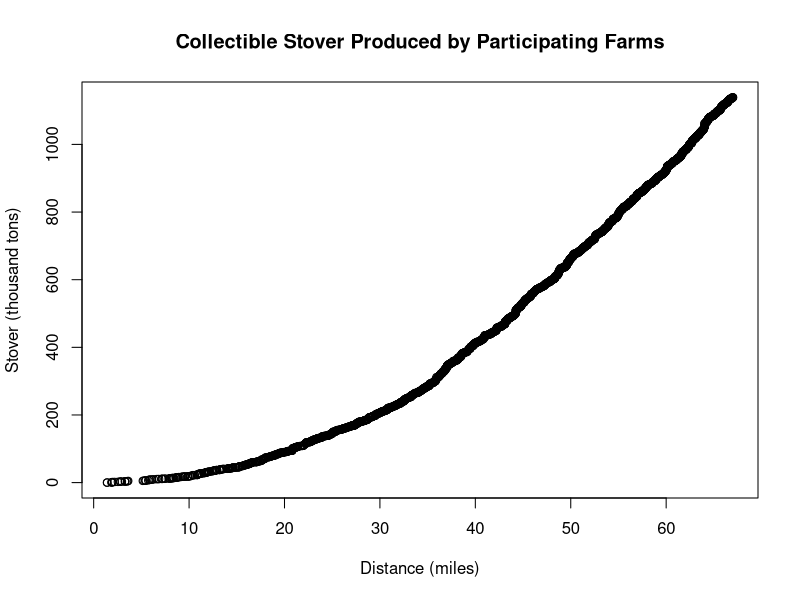
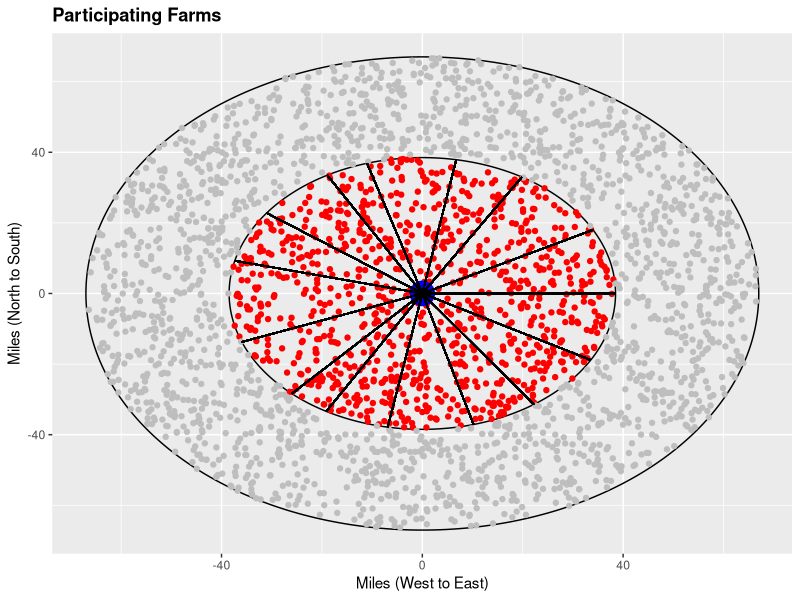
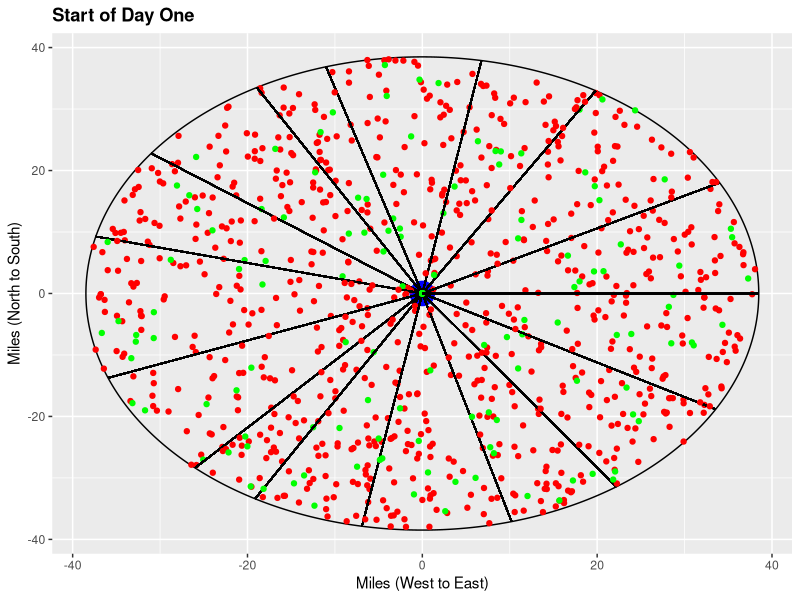
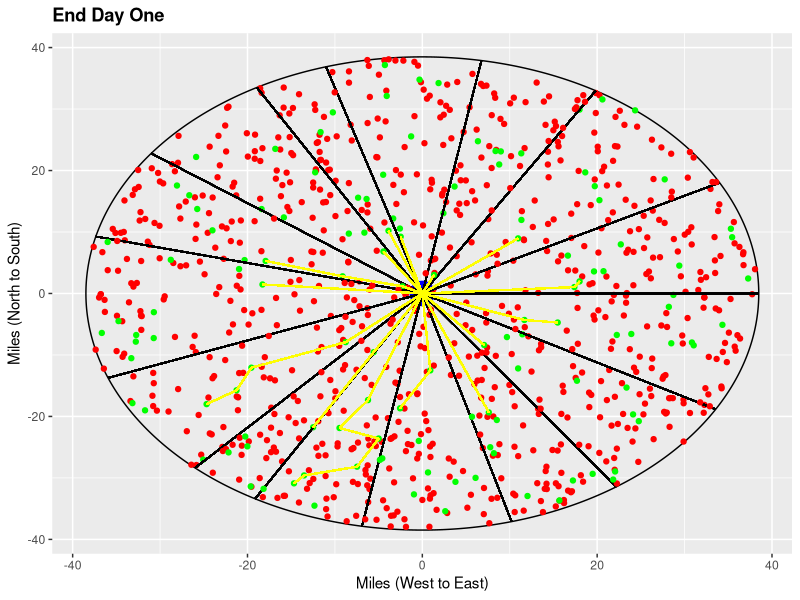

Recreate these plots in R, in order.
## ---- chunk 1
rm(list=ls())
## ---- chunk 2
#### Conversions ####
kgperton<-907.185

#### Assumptions ####

#Environment#
n=15872 #tuned to the number of operations in North Central Iowa in 2012    Source: NASS
A=17963 #tuned to area of North Central Iowa as defined by Tyndall          Source: NASS
theta=0.23 #parameter for Bernoulli distribution                            Source: NASS
tort<-1.2 #winding road factor                                              Source: Wright, placeholder
price.diesel<-3.50 #                                                        Source: assumption
int.rate<-0.05 #                                                            Source: assumption

#Grain Yield Distribution: Method of Moments estimation to Iowa county level grain yield, 2005-2013#
l<-44.5
u<-207
alpha<-5.44376463888528
beta<-2.09763202812522

#Stover Yield#
dgm<-21.5 #kg/bu                                                            Source: Wilcke and Wyatt (2002)
HI<-0.5 #ratio of grain mass to total plant mass                            Source: Gupta (1979), DuPont discussion

#Area Harvested Distribution: Minimization of squared differences in percentiles for interval censored data#
muA<-178.207456
sigmaA<-3.144599859

#Requirements for a farm to be considered by marketers#
stover.requirement<-0 #kg per acre required for consideration               Source: assumption

###Equipment###
##Windrow equipment##
labor.windrower<-14 #hourly wage for windrowing employees                   Source: Darr
# 57 PTO HP Tractor, 75 Engine HP: John Deere 5075E Cab Utility Tractor #
price.utility<-25 #                                                         Source: Darr
fuel.utility<-8 #gallons consumed per hour                                  Source: Darr

#20' windrower: E.g. Hiniker 5620 Windrower --side windrow #
price.windrower<-30000 #                                                    Source: Darr
life.windrower<-4 #                                                         Source: Darr
c1.windrower<-.7557 #depreciation constant                                  Source: ASAE Yearbook
c2.windrower<-.0672 #depreciation constant                                  Source: ASAE Yearbook
c3.windrower<-0 #depreciation constant                                      Source: ASAE Yearbook
rc1.windrower<-.180 #repair cost factor                                     Source: ASAE Yearbook
rc2.windrower<-1.6 #repair cost factor                                      Source: ASAE Yearbook
speed.windrower<-25 #                                                       Source: Owners manual
prod.windrower.tons<-13 #dry tons per hour                                  Source: Darr

##Baling equipment##
labor.baler<-18 #hourly wage for baling employees                           Source: Darr

# 200 PTO HP Tractor, 245 Engine Horsepower: John Deere 8245R Tractor #
price.tractor<-45 #per hour rental rate                                     Source: Darr
fuel.tractor<-12 #gallons consumed per hour                                 Source: Darr

# Hesston large square baler: MF2270XD 3'x4' #
price.baler<-120000
price.string<-1.38 #dollars per ton                                         Source: Darr
life.baler<-6 #                                                             Source: Darr
c1.baler<-0.8521 #depreciation constant                                     Source: ASAE Yearbook
c2.baler<-0.1014 #depreciation constant                                     Source: ASAE Yearbook
c3.baler<-0 #depreciation constant                                          Source: ASAE Yearbook
rc1.baler<-.1 #repair cost factor                                           Source: ASAE Yearbook
rc2.baler<-1.8 #repair cost factor                                          Source: ASAE Yearbook
speed.baler<-25 #highway travel speed                                       Source: placeholder
prod.baler.tons<-20 #dry tons per hour                                      Source: Darr

## Bale Collection Equipment ##
labor.collect<-18 #hourly wage for bale collection employees

# Tractor to pull bale collection wagon
price.wagontractor<-42 #per hour rental rate                                 Source: Darr
fuel.wagontractor<-10 #gallons consumed per hour                             Source: Darr

# Collection wagon
price.wagon<-80000 #initial cost                                            Source: Darr
life.wagon<-6 #expected life                                                Source: Darr
c1.wagon<-0 #depreciation constant                                          Source: placeholder
c2.wagon<-0 #depreciation constant                                          Source: placeholder
c3.wagon<-0 #depreciation constant                                          Source: placeholder
rc1.wagon<-0 #repair cost factor                                            Source: placeholder
rc2.wagon<-0 #repair cost factor                                            Source: placeholder
speed.wagon<-25 #highway travel speed                                       Source: placeholder
prod.wagon.tons<-25 #dry tons per hour                                      Source: Darr

#Harvesting process
feedstock.requirement<-375000*kgperton #                                    Source: placeholder
teams<-15 #select this                                                      Source: assumption
collection.efficiency<-0.3 #                                                Source: placeholder
start<-20 #select this (days after Aug 15)                                  Source: assumption

#### Functions ####

#Stover production per acre#                                                Source: Graham et al.
stover.acre=function(yield,dgm,HI){yield*dgm*HI/(1-HI)} 

#Percentage of grain harvest complete#                                      Source: Darr
harvest.percent=function(day){if(day>=65){1}else{1-exp(-0.00000598018*day^3.36817)}} 

#Salvage Value#                                                             Source: ASAE
salvage=function(price,c1,c2,c3,hours,n){
  price*(c1-c2*(n^0.5)-c3*(hours^0.5))^2
}

#Ownership costs (interest, depreciation, taxes, insurance, and housing)#   Source: ASAE
capital=function(price,salvage,interest,n){
  interest*(price-salvage*(1+interest)^-n)/(1-(1+interest)^(-n))+interest*price+0.01*(price+salvage)/2
}

#Repair costs                                                                Source: ASAE
repair=function(price,rc1,rc2,hours){
  rc1*price*(hours/1000)^rc2
}
## ---- chunk 3
prod.windrower.kg<-prod.windrower.tons*kgperton #kg per hour
prod.baler.kg<-prod.baler.tons*kgperton #kg per hour

r=sqrt(A)/2
## ---- chunk 4
# Randomly generating farms and their locations, distance, average grain yield and stover production
farms<-matrix(data=NA,nrow=n,9)
colnames(farms)<-c("ID","XCoord","YCoord","Distance","Participate","AvgYield","AvgStover","AcresHarvested","Stover")

for(i in 1:n){
  farms[i,"ID"]<-i
  farms[i,"XCoord"]<-runif(1,-r,r)
  farms[i,"YCoord"]<-runif(1,-r,r)
  farms[i,"Distance"]<-sqrt(farms[i,"XCoord"]^2+farms[i,"YCoord"]^2)
  farms[i,"Participate"]<-rbinom(1,1,theta)
  farms[i,"AvgYield"]<-l+(u-l)*rbeta(1,alpha,beta)
  farms[i,"AvgStover"]<-stover.acre(farms[i,"AvgYield"],dgm,HI)
  farms[i,"AcresHarvested"]<-rlnorm(1,meanlog=log(muA),sdlog=log(sigmaA))
  farms[i,"Stover"]<-farms[i,"AvgStover"]*farms[i,"AcresHarvested"]
}

farms<-as.data.frame(farms)

# Partitioning out only considered, participating farms
part.farms<-subset(farms,farms[,"Distance"]<r&farms[,"AvgStover"]>stover.requirement&farms[,"Participate"]==1)

# Partitioning out non-participating farms
nonpart.farms<-subset(farms,farms[,"Participate"]==0)

# Partitioning out non-considered farms
nonconsidered.farms<-subset(farms,farms[,"Distance"]>r|farms[,"AvgStover"]<stover.requirement)

#### Graphing the environment ####
require(ggplot2)

#Creating array for biorefinery location
refine.locations<-matrix(data=NA,nrow=1,3)
colnames(refine.locations)<-c("Site","XCoord","YCoord")
refine.locations<-as.data.frame(refine.locations)
refine.locations[1,"Site"]<-"Central Facility"
refine.locations[1,"XCoord"]<-0
refine.locations[1,"YCoord"]<-0

#Drawing the circle
circleFun <- function(center = c(0,0),diameter = 1, npoints = 10000){
    rr = diameter / 2
    tt <- seq(0,2*pi,length.out = npoints)
    xx <- center[1] + rr * cos(tt)
    yy <- center[2] + rr * sin(tt)
    return(data.frame(x = xx, y = yy))
}

circle <- circleFun(c(0,0),2*r,npoints = n)

#geom_path will do open circles, geom_polygon will do filled circles
plot.environment=ggplot(circle,aes(x,y)) + geom_path() + geom_point(data=nonpart.farms,x=nonpart.farms$XCoord,y=nonpart.farms$YCoord) + geom_point(data=part.farms,x=part.farms$XCoord,y=part.farms$YCoord,col="red")+ geom_point(data=nonconsidered.farms,x=nonconsidered.farms$XCoord,y=nonconsidered.farms$YCoord,col="gray")+ geom_point(data=refine.locations,x=refine.locations$XCoord,y=refine.locations$YCoord,col="blue",size=8)+ ggtitle("Farm Locations") + theme(plot.title = element_text(lineheight=.8, face="bold"))+xlab("Miles (West to East)")+ylab("Miles (North to South)")
#print(plot.environment)
## ---- chunk 5
#Ordering by distance from plant
part.farms<-part.farms[with(part.farms, order(Distance)),]

#Calculating Collectible stover per farm
part.farms$CollectibleStover<-part.farms$Stover*collection.efficiency

#Calculating cumulative collectible stover as a function of distance
part.farms$CumulativeStover<-part.farms[1,"CollectibleStover"]
for(i in 2:nrow(part.farms)){
  part.farms[i,"CumulativeStover"]<-part.farms[i,"CollectibleStover"]+part.farms[i-1,"CumulativeStover"]}
  
#### Stover as a function of distance ####
plot(part.farms$Distance,part.farms$CumulativeStover/(kgperton*1000),xlab="Distance (miles)",ylab="Stover (thousand tons)",main="Collectible Stover Produced by Participating Farms")
## ---- chunk 6
#Calculating hours of work for windrower on each farm
part.farms$WindrowTime<-part.farms$CollectibleStover/prod.windrower.kg

#Trimming down participating farms to only those needed to satisfy feedstock requirement
not.needed.farms<-subset(part.farms,part.farms[,"CumulativeStover"]>feedstock.requirement)
part.farms<-subset(part.farms,part.farms[,"CumulativeStover"]<=feedstock.requirement)

#Calculating furthest distance travelled
r.star<-max(part.farms$Distance)

#Calculating average windrow work time per team
Windrow.cutoff<-sum(part.farms$WindrowTime)/teams

#### Division of farms into teams ####

# Creating a measure of the radius from the plant
part.farms$Theta<-atan2(part.farms$YCoord,part.farms$XCoord)*180/pi
for(i in 1:nrow(part.farms)){  if(part.farms[i,"Theta"]<0){part.farms[i,"Theta"]<-part.farms[i,"Theta"]+360}}

# Calculating cumulative windrow time as a function of theta
part.farms<-part.farms[with(part.farms, order(Theta, Distance)), ]
part.farms$CumulativeWindrowTime<-part.farms[1,"WindrowTime"]
for(i in 2:nrow(part.farms)){
  part.farms[i,"CumulativeWindrowTime"]<-part.farms[i,"WindrowTime"]+part.farms[i-1,"CumulativeWindrowTime"]}

# Assigning farms to teams
part.farms$Team<-0
for(j in 1:(teams-1)){
  for(i in 1:nrow(part.farms)){
    if(part.farms[i,"Team"]==0){if(part.farms[i,"CumulativeWindrowTime"]<Windrow.cutoff*j){part.farms[i,"Team"]<-j}}}}
for(i in 1:nrow(part.farms)){if(part.farms[i,"Team"]==0){part.farms[i,"Team"]<-teams}}

# Calculating the cutoff points for each team
cutoff<-list()
for(i in 1:(teams-1)){cutoff[i]<-max(with(subset(part.farms,Team==i),Theta))}
cutoff[[teams]]<-360

#### Division of farms into teams ####
farm.assignments<-replicate(teams,data.frame())
for(i in 1:teams){farm.assignments[[i]]<-subset(part.farms,Team==i)}

#Harvestable farms only graphic
circle2 <- circleFun(c(0,0),2*r.star,npoints = n)

plot.part.farms= ggplot(rbind(circle,circle2),aes(x,y))+ geom_path(data=circle) +geom_path(data=circle2) + geom_point(data=part.farms,x=part.farms[,"XCoord"],y=part.farms[,"YCoord"],col="red") + geom_point(data=not.needed.farms,x=not.needed.farms[,"XCoord"],y=not.needed.farms[,"YCoord"],col="gray") + geom_point(data=refine.locations,x=refine.locations[,"XCoord"],y=refine.locations[,"YCoord"],col="blue",size=8)+ ggtitle("Participating Farms") + theme(plot.title = element_text(lineheight=.8, face="bold"))+xlab("Miles (West to East)")+ylab("Miles (North to South)")
for(i in 1:(teams)){
plot.part.farms=plot.part.farms + geom_segment(x=0,y=0,xend=r.star*cos(cutoff[[i]]*pi/180),yend=r.star*sin(cutoff[[i]]*pi/180))}
print(plot.part.farms)
## ---- chunk 7
#Creating column in each data frame for indicator function of whether a farm is ready or not
for(i in 1:teams){farm.assignments[[i]]$Ready<-0}

#Renumbering farms within a harvesting team
for(i in 1:teams){
  for(j in 1:nrow(farm.assignments[[i]])){
   farm.assignments[[i]][j,1]<-j 
  }
}

# Setting up data frame to track progress
team.stats<-replicate(teams,data.frame())
for(i in 1:teams){
  team.stats[[i]]<-subset(farm.assignments[[i]],select=c("ID","XCoord","YCoord","Distance","AcresHarvested","CollectibleStover","WindrowTime","Theta","Ready"))
  team.stats[[i]]<-rbind(team.stats[[i]],c(0,0,0,0,0,0,0,0,1),c(max(farm.assignments[[i]][,1])+1,0,0,0,0,0,0,0,1))
  team.stats[[i]]<-team.stats[[i]][with(team.stats[[i]],order(ID)),]
  team.stats[[i]]$RemainingTime<-team.stats[[i]]$WindrowTime
  team.stats[[i]]$Order<-max(team.stats[[i]][,"ID"])-1
  team.stats[[i]][max(team.stats[[i]][,"ID"])+1,"Order"]<-max(team.stats[[i]][,"ID"])
  team.stats[[i]][1,"Order"]<-0
  team.stats[[i]]$WindrowTravelTime<-0
  team.stats[[i]]$BaleTime<-team.stats[[i]]$CollectibleStover/prod.baler.kg
}

# Setting up data frame to track windrow costs
require(plyr)
cost.windrow<-replicate(teams,data.frame)
for(i in 1:teams){
  cost.windrow[[i]]<-as.data.frame(matrix(data=0,ncol=10,nrow=1))
  names(cost.windrow[[i]])[1]<-"TotalHours"
  names(cost.windrow[[i]])[2]<-"WindrowHours"
  names(cost.windrow[[i]])[3]<-"UtilityRental"
  names(cost.windrow[[i]])[4]<-"WindrowCapitalRecovery"
  names(cost.windrow[[i]])[5]<-"WindrowRepair"
  names(cost.windrow[[i]])[6]<-"Fuel"
  names(cost.windrow[[i]])[7]<-"Lube"
  names(cost.windrow[[i]])[8]<-"Labor"
  names(cost.windrow[[i]])[9]<-"Overhead"
  names(cost.windrow[[i]])[10]<-"TotalCosts"
}

# Setting up data frame to track baler costs
cost.baler<-replicate(teams,data.frame)
for(i in 1:teams){
  cost.baler[[i]]<-as.data.frame(matrix(data=0,ncol=11,nrow=1))
  names(cost.baler[[i]])[1]<-"TotalHours"
  names(cost.baler[[i]])[2]<-"BalerHours"
  names(cost.baler[[i]])[3]<-"TractorRental"
  names(cost.baler[[i]])[4]<-"BalerCapitalRecovery"
  names(cost.baler[[i]])[5]<-"BalerRepair"
  names(cost.baler[[i]])[6]<-"Fuel"
  names(cost.baler[[i]])[7]<-"Lube"
  names(cost.baler[[i]])[8]<-"Labor"
  names(cost.baler[[i]])[9]<-"String"
  names(cost.baler[[i]])[10]<-"Overhead"
  names(cost.baler[[i]])[11]<-"TotalCosts"
}

# Identifying farms ready on first day of harvest
day<-list()
ready<-list()
for(i in 1:teams){
  day[[i]]<-start
  ready[[i]]<-sample(subset(team.stats[[i]],Ready==0)[,"ID"],round((harvest.percent(day[[i]]))*(nrow(team.stats[[i]])-2)))}

for(i in 1:teams){
  for(j in 1:nrow(team.stats[[i]])){
  if(team.stats[[i]][j,"ID"] %in% ready[[i]]){team.stats[[i]][j,"Ready"]<-1}
  }
}

# Ordering by order,readiness,distance
for(i in 1:teams){
team.stats[[i]]<-team.stats[[i]][with(team.stats[[i]],order(Order,-Ready,Distance)),]
}

# Initializing the time and position trackers and row counter
time<-list()
time.remaining.windrow<-list()
time.idle.windrow<-list()
row<-list()
XPosition<-list()
YPosition<-list()
for(i in 1:teams){
  time[[i]]<-24
  row[[i]]<-2
  time.remaining.windrow[[i]]<-sum(team.stats[[i]][,"RemainingTime"])
  time.idle.windrow[[i]]<-0
  team.stats[[i]][row[[i]],"Order"]<-row[[i]]-1
  XPosition[[i]]<-0
  YPosition[[i]]<-0
}

plot.start.day1=ggplot(circle2,aes(x,y))+ geom_path() + geom_point(data=refine.locations,x=refine.locations[,"XCoord"],y=refine.locations[,"YCoord"],col="blue",size=8)+ ggtitle("Start of Day One") + theme(plot.title = element_text(lineheight=.8, face="bold"))+xlab("Miles (West to East)")+ylab("Miles (North to South)")
for(i in 1:(teams)){
plot.start.day1=plot.start.day1 + geom_point(data=subset(team.stats[[i]],Ready==0),x=subset(team.stats[[i]],Ready==0)[,"XCoord"],y=subset(team.stats[[i]],Ready==0)[,"YCoord"],col="red") + geom_point(data=subset(team.stats[[i]],Ready==1),x=subset(team.stats[[i]],Ready==1)[,"XCoord"],y=subset(team.stats[[i]],Ready==1)[,"YCoord"],col="green")  + geom_segment(x=0,y=0,xend=r.star*cos(cutoff[[i]]*pi/180),yend=r.star*sin(cutoff[[i]]*pi/180))}
print(plot.start.day1)
## ---- chunk 8
# Work day algorithm
for(i in 1:teams){
  while(time[[i]]!=0 & row[[i]]<=nrow(team.stats[[i]])){
    if(team.stats[[i]][row[[i]],"Distance"]*tort/speed.windrower<time[[i]]){
      team.stats[[i]][row[[i]],"WindrowTravelTime"]<-team.stats[[i]][row[[i]],"WindrowTravelTime"]+team.stats[[i]][row[[i]],"Distance"]*tort/speed.windrower
      cost.windrow[[i]][1,"TotalHours"]<-cost.windrow[[i]][1,"TotalHours"]+team.stats[[i]][row[[i]],"Distance"]*tort/speed.windrower
      time[[i]]<-time[[i]]-team.stats[[i]][row[[i]],"Distance"]*tort/speed.windrower
      XPosition[[i]]<-team.stats[[i]][row[[i]],"XCoord"]
      YPosition[[i]]<-team.stats[[i]][row[[i]],"YCoord"]
    }
    else{
      team.stats[[i]][row[[i]],"WindrowTravelTime"]<-team.stats[[i]][row[[i]],"WindrowTravelTime"]+time[[i]]
      XPosition[[i]]<-(time[[i]]*speed.windrower/tort)*cos(team.stats[[i]][row[[i]],"Theta"]*pi/180)+XPosition[[i]]
      YPosition[[i]]<-(time[[i]]*speed.windrower/tort)*sin(team.stats[[i]][row[[i]],"Theta"]*pi/180)+YPosition[[i]]
      cost.windrow[[i]][1,"TotalHours"]<-cost.windrow[[i]][1,"TotalHours"]+time[[i]]
      time[[i]]<-0
    }
    
    if(team.stats[[i]][row[[i]],"RemainingTime"]>=time[[i]]){
      team.stats[[i]][row[[i]],"RemainingTime"]<-team.stats[[i]][row[[i]],"RemainingTime"]-time[[i]]
      time.remaining.windrow[[i]]<-time.remaining.windrow[[i]]-time[[i]]
      cost.windrow[[i]][1,"TotalHours"]<-cost.windrow[[i]][1,"TotalHours"]+time[[i]]
      cost.windrow[[i]][1,"WindrowHours"]<-cost.windrow[[i]][1,"WindrowHours"]+time[[i]]
      time[[i]]<-0
    }
    else{
      time[[i]]<-time[[i]]-team.stats[[i]][row[[i]],"RemainingTime"]
      cost.windrow[[i]][1,"TotalHours"]<-cost.windrow[[i]][1,"TotalHours"]+team.stats[[i]][row[[i]],"RemainingTime"]
      cost.windrow[[i]][1,"WindrowHours"]<-cost.windrow[[i]][1,"WindrowHours"]+team.stats[[i]][row[[i]],"RemainingTime"]
      time.remaining.windrow[[i]]<-time.remaining.windrow[[i]]-team.stats[[i]][row[[i]],"RemainingTime"]
      team.stats[[i]][row[[i]],"RemainingTime"]<-0 
      
      #environment is reassessed to determine closest farm   
      for(j in (row[[i]]+1):nrow(team.stats[[i]])){
      team.stats[[i]][j,"Distance"]<-sqrt((team.stats[[i]][j,"XCoord"]-XPosition[[i]])^2+(team.stats[[i]][j,"YCoord"]-YPosition[[i]])^2)
      team.stats[[i]][j,"Theta"]<-atan((team.stats[[i]][j,"YCoord"]-YPosition[[i]])/(team.stats[[i]][j,"XCoord"]-XPosition[[i]]))*180/pi
            if(team.stats[[i]][j,"Theta"]<0){team.stats[[i]][j,"Theta"]<-team.stats[[i]][j,"Theta"]+360}
       }
         team.stats[[i]]<-team.stats[[i]][with(team.stats[[i]],order(Order,-Ready,Distance)),]
         row[[i]]<-row[[i]]+1
         if(team.stats[[i]][row[[i]],"Ready"]==1){
           team.stats[[i]][row[[i]],"Order"]<-row[[i]]-1}
         else{
           time.idle.windrow[[i]]<-time.idle.windrow[[i]]+time[[i]]
           time[[i]]<-0}
    }
  }
}

plot.end.day1<-ggplot(circle2,aes(x,y)) + geom_path() + geom_point(data=refine.locations,x=refine.locations$XCoord,y=refine.locations$YCoord,col="blue",size=8)+ ggtitle("End Day One") + theme(plot.title = element_text(lineheight=.8,face="bold"))+xlab("Miles (West to East)")+ylab("Miles (North to South)")

for(i in 1:(teams)){
plot.end.day1<-plot.end.day1 + geom_point(data=subset(team.stats[[i]],Ready==0),x=subset(team.stats[[i]],Ready==0)[,"XCoord"],y=subset(team.stats[[i]],Ready==0)[,"YCoord"],col="red") + geom_point(data=subset(team.stats[[i]],Ready==1),x=subset(team.stats[[i]],Ready==1)[,"XCoord"],y=subset(team.stats[[i]],Ready==1)[,"YCoord"],col="green") + geom_segment(x=0,y=0,xend=r.star*cos(cutoff[[i]]*pi/180),yend=r.star*sin(cutoff[[i]]*pi/180)) 
}

for(i in 1:teams){
j<-2
while(team.stats[[i]][j,"WindrowTravelTime"]>0){
plot.end.day1<-plot.end.day1 + geom_segment(x=team.stats[[i]][j-1,"XCoord"],y=team.stats[[i]][j-1,"YCoord"],xend=team.stats[[i]][j,"XCoord"],yend=team.stats[[i]][j,"YCoord"],col="yellow")
j<-j+1
}
}

print(plot.end.day1)
## ---- chunk 9
#plot.end<-ggplot(circle2,aes(x,y)) + geom_path() + geom_point(data=refine.locations,x=refine.locations$XCoord,y=refine.locations$YCoord,col="blue",size=8)+ ggtitle("Windrower Sequence") + theme(plot.title = element_text(lineheight=.8,face="bold"))+xlab("Miles (West to East)")+ylab("Miles (North to South)")

#for(i in 1:(teams)){
#plot.end<-plot.end + geom_point(data=team.stats[[i]],x=team.stats[[i]][,"XCoord"],y=team.stats[[i]][,"YCoord"],col="green") + geom_segment(x=0,y=0,xend=r.star*cos(cutoff[[i]]*pi/180),yend=r.star*sin(cutoff[[i]]*pi/180)) 
#}

for(i in 1:teams){
  while(time.remaining.windrow[[i]]>0){

  # Determining newly ready farms and resetting time
    day[[i]]<-day[[i]]+1
    if(day[[i]]<65){
      if(nrow(subset(team.stats[[1]],Ready==0))>0){
        ready[[i]]<-sample(subset(team.stats[[i]],Ready==0)[,"ID"],round((harvest.percent(day[[i]])-harvest.percent(day[[i]]-1))*nrow(team.stats[[i]])))
        for(j in 1:nrow(team.stats[[i]])){
          if(team.stats[[i]][j,"ID"] %in% ready[[i]]){team.stats[[i]][j,"Ready"]<-1}
        }
      }
    }else{for(j in 1:nrow(team.stats[[i]])){
      if(team.stats[[i]][j,"Ready"]==0){team.stats[[i]][j,"Ready"]<-1}}
    }
    time[[i]]<-24

  # Recalculating distance and angle from current location
    for(j in row[[i]]:nrow(team.stats[[i]])){
      team.stats[[i]][j,"Distance"]<-sqrt((team.stats[[i]][j,"XCoord"]-XPosition[[i]])^2
        +(team.stats[[i]][j,"YCoord"]-YPosition[[i]])^2)
      team.stats[[i]][j,"Theta"]<-if(team.stats[[i]][j,"XCoord"]==XPosition[[i]]
        &team.stats[[i]][j,"YCoord"]==YPosition[[i]]){team.stats[[i]][j,"Theta"]<-0}
        else{atan((team.stats[[i]][j,"YCoord"]-YPosition[[i]])/(team.stats[[i]][j,"XCoord"]
        -XPosition[[i]]))*180/pi}
      if(team.stats[[i]][j,"Theta"]<0){team.stats[[i]][j,"Theta"]<-team.stats[[i]][j,"Theta"]+360}
    }

  # Reordering
    team.stats[[i]]<-team.stats[[i]][with(team.stats[[i]],order(Order,-Ready,Distance)),]
  
  # Work day algorithm
    while(time[[i]]!=0 & row[[i]]<nrow(team.stats[[i]])){
      if(team.stats[[i]][row[[i]],"Distance"]*tort/speed.windrower<time[[i]]){
        team.stats[[i]][row[[i]],"WindrowTravelTime"]<-team.stats[[i]][row[[i]],"WindrowTravelTime"]+team.stats[[i]][row[[i]],"Distance"]*tort/speed.windrower
        time[[i]]<-time[[i]]-team.stats[[i]][row[[i]],"Distance"]*tort/speed.windrower
        cost.windrow[[i]][1,"TotalHours"]<-cost.windrow[[i]][1,"TotalHours"]+team.stats[[i]][row[[i]],"Distance"]*tort/speed.windrower
        XPosition[[i]]<-team.stats[[i]][row[[i]],"XCoord"]
        YPosition[[i]]<-team.stats[[i]][row[[i]],"YCoord"]
        #plot.end<-plot.end + geom_segment(x=team.stats[[i]][(row[[i]]-1),"XCoord"],y=team.stats[[i]][(row[[i]]-1),"YCoord"],xend=team.stats[[i]][row[[i]],"XCoord"],yend=team.stats[[i]][row[[i]],"YCoord"],col="yellow")
      }
      else{
        team.stats[[i]][row[[i]],"WindrowTravelTime"]<-team.stats[[i]][row[[i]],"WindrowTravelTime"]+time[[i]]
        XPosition[[i]]<-(time[[i]]*speed.windrower/tort)*cos(team.stats[[i]][row[[i]],"Theta"]*pi/180)+XPosition[[i]]
        YPosition[[i]]<-(time[[i]]*speed.windrower/tort)*sin(team.stats[[i]][row[[i]],"Theta"]*pi/180)+YPosition[[i]]
        cost.windrow[[i]][1,"TotalHours"]<-cost.windrow[[i]][1,"TotalHours"]+time[[i]]
        time[[i]]<-0
        #plot.end<-plot.end + geom_segment(x=team.stats[[i]][(row[[i]]-1),"XCoord"],y=team.stats[[i]][(row[[i]]-1),"YCoord"],xend=XPosition[[i]],yend=YPosition[[i]],col="yellow")
      }
    
      if(team.stats[[i]][row[[i]],"RemainingTime"]>=time[[i]]){
        team.stats[[i]][row[[i]],"RemainingTime"]<-team.stats[[i]][row[[i]],"RemainingTime"]-time[[i]]
        time.remaining.windrow[[i]]<-time.remaining.windrow[[i]]-time[[i]]
        cost.windrow[[i]][1,"TotalHours"]<-cost.windrow[[i]][1,"TotalHours"]+time[[i]]
        cost.windrow[[i]][1,"WindrowHours"]<-cost.windrow[[i]][1,"WindrowHours"]+time[[i]]
        time[[i]]<-0
      }
      else{
        time[[i]]<-time[[i]]-team.stats[[i]][row[[i]],"RemainingTime"]
        cost.windrow[[i]][1,"TotalHours"]<-cost.windrow[[i]][1,"TotalHours"]+team.stats[[i]][row[[i]],"RemainingTime"]
        cost.windrow[[i]][1,"WindrowHours"]<-cost.windrow[[i]][1,"WindrowHours"]+team.stats[[i]][row[[i]],"RemainingTime"]
        time.remaining.windrow[[i]]<-time.remaining.windrow[[i]]-team.stats[[i]][row[[i]],"RemainingTime"]
        team.stats[[i]][row[[i]],"RemainingTime"]<-0 
      
        if((row[[i]]+1)<nrow(team.stats[[i]])){
          row[[i]]<-row[[i]]+1
          #environment is reassessed to determine closest farm   
          for(j in (row[[i]]+1):nrow(team.stats[[i]])){
            team.stats[[i]][j,"Distance"]<-sqrt((team.stats[[i]][j,"XCoord"]-XPosition[[i]])^2+(team.stats[[i]][j,"YCoord"]-YPosition[[i]])^2)
            team.stats[[i]][j,"Theta"]<-atan((team.stats[[i]][j,"YCoord"]-YPosition[[i]])/(team.stats[[i]][j,"XCoord"]-XPosition[[i]]))*180/pi
            if(team.stats[[i]][j,"Theta"]<0){team.stats[[i]][j,"Theta"]<-team.stats[[i]][j,"Theta"]+360}
          }
          team.stats[[i]]<-team.stats[[i]][with(team.stats[[i]],order(Order,-Ready,Distance)),]
        
          if(team.stats[[i]][row[[i]],"Ready"]==1){team.stats[[i]][row[[i]],"Order"]<-row[[i]]-1}
            else{
              time.idle.windrow[[i]]<-time.idle.windrow[[i]]+time[[i]]
              time[[i]]<-0}
        }else{time[[i]]<-0
          time.remaining.windrow[[i]]<-0
          team.stats[[i]][row[[i]]+1,"WindrowTravelTime"]<-sqrt(team.stats[[i]][row[[i]],"XCoord"]^2+team.stats[[i]][row[[i]],"YCoord"]^2)*tort/speed.windrower}
          #plot.end<-plot.end + geom_segment(x=team.stats[[i]][row[[i]],"XCoord"],y=team.stats[[i]][row[[i]],"YCoord"],xend=team.stats[[i]][(row[[i]]+1),"XCoord"],yend=team.stats[[i]][(row[[i]]+1),"YCoord"],col="yellow")
      }
    }
  }
}

distance.travelled<-list()
for(i in 1:teams){
  distance.travelled[[i]]<-sum(team.stats[[i]][,"WindrowTravelTime"])*speed.windrower
}

#Cost Updates
for(i in 1:teams){
  cost.windrow[[i]][1,"UtilityRental"]<-cost.windrow[[i]][1,"TotalHours"]*price.utility
  cost.windrow[[i]][1,"WindrowCapitalRecovery"]<-capital(price.windrower,salvage(price.windrower,c1.windrower,c2.windrower,c3.windrower,cost.windrow[[i]][1,"WindrowHours"],life.windrower),int.rate,life.windrower)
  cost.windrow[[i]][1,"WindrowRepair"]<-repair(price.windrower,rc1.windrower,rc2.windrower,cost.windrow[[i]][1,"WindrowHours"])
  cost.windrow[[i]][1,"Fuel"]<-fuel.utility*price.diesel*cost.windrow[[i]][1,"TotalHours"]
  cost.windrow[[i]][1,"Lube"]<-cost.windrow[[i]][1,"Fuel"]*0.15
  cost.windrow[[i]][1,"Labor"]<-cost.windrow[[i]][1,"TotalHours"]*labor.windrower
  cost.windrow[[i]][1,"Overhead"]<-(cost.windrow[[i]][1,"UtilityRental"]+cost.windrow[[i]][1,"WindrowCapitalRecovery"]+cost.windrow[[i]][1,"WindrowRepair"]+cost.windrow[[i]][1,"Fuel"]+cost.windrow[[i]][1,"Lube"]+cost.windrow[[i]][1,"Labor"])*0.2
  cost.windrow[[i]][1,"TotalCosts"]<-cost.windrow[[i]][1,"UtilityRental"]+cost.windrow[[i]][1,"WindrowCapitalRecovery"]+cost.windrow[[i]][1,"WindrowRepair"]+cost.windrow[[i]][1,"Fuel"]+cost.windrow[[i]][1,"Lube"]+cost.windrow[[i]][1,"Labor"]+cost.windrow[[i]][1,"Overhead"]
  cost.baler[[i]][1,"BalerHours"]<-sum(team.stats[[i]][,"BaleTime"])
  cost.baler[[i]][1,"TotalHours"]<-cost.baler[[i]][1,"BalerHours"]+distance.travelled[[i]]/speed.baler
  cost.baler[[i]][1,"TractorRental"]<-cost.baler[[i]][1,"TotalHours"]*price.tractor
  cost.baler[[i]][1,"Fuel"]<-cost.baler[[i]][1,"TotalHours"]*price.diesel*fuel.tractor
  cost.baler[[i]][1,"Lube"]<-cost.baler[[i]][1,"Fuel"]*0.15
  cost.baler[[i]][1,"Labor"]<-cost.baler[[i]][1,"TotalHours"]*labor.baler
  cost.baler[[i]][1,"BalerCapitalRecovery"]<-capital(price.baler,salvage(price.baler,c1.baler,c2.baler,c3.baler,cost.baler[[i]][1,"BalerHours"],life.baler),int.rate,life.baler)
  cost.baler[[i]][1,"BalerRepair"]<-repair(price.baler,rc1.baler,rc2.baler,cost.baler[[i]][1,"BalerHours"])
  cost.baler[[i]][1,"String"]<-sum(team.stats[[1]][,"CollectibleStover"])*price.string/kgperton
  cost.baler[[i]][1,"Overhead"]<-(cost.baler[[i]][1,"TractorRental"]+cost.baler[[i]][1,"BalerCapitalRecovery"]+cost.baler[[i]][1,"BalerRepair"]+cost.baler[[i]][1,"Fuel"]+cost.baler[[i]][1,"Lube"]+cost.baler[[i]][1,"Labor"]+cost.baler[[i]][1,"String"])*0.2
  cost.baler[[i]][1,"TotalCosts"]<-cost.baler[[i]][1,"TractorRental"]+cost.baler[[i]][1,"BalerCapitalRecovery"]+cost.baler[[i]][1,"BalerRepair"]+cost.baler[[i]][1,"Fuel"]+cost.baler[[i]][1,"Lube"]+cost.baler[[i]][1,"Labor"]+cost.baler[[i]][1,"String"]+cost.baler[[i]][1,"Overhead"]
  }

#print(plot.end)

## ---- chunk 10
#average costs per hour for utility tractor
total.hours.windrow<-0
windrow.hours<-0
for(i in 1:teams){
  total.hours.windrow<-total.hours.windrow+cost.windrow[[i]][1,"TotalHours"]
  windrow.hours<-windrow.hours+cost.windrow[[i]][1,"WindrowHours"]
}

windrow.cost.total.tractor<-0
windrow.cost.total.labor<-0
windrow.cost.total.fuel<-0
windrow.cost.total.windrow<-0
windrow.cost.total<-0
for(i in 1:teams){
  windrow.cost.total.tractor<-windrow.cost.total.tractor+cost.windrow[[i]][1,"UtilityRental"]
  windrow.cost.total.labor<-windrow.cost.total.labor+cost.windrow[[i]][1,"Labor"]
  windrow.cost.total.fuel<-windrow.cost.total.fuel+cost.windrow[[i]][1,"Fuel"]+cost.windrow[[i]][1,"Lube"]
  windrow.cost.total.windrow<-windrow.cost.total.windrow+cost.windrow[[i]][1,"WindrowCapitalRecovery"]+cost.windrow[[i]][1,"WindrowRepair"]
  windrow.cost.total<-windrow.cost.total+cost.windrow[[i]][1,"TotalCosts"]
}

windrow.cost.hourly.tractor<-windrow.cost.total.tractor/total.hours.windrow
windrow.cost.hourly.labor<-windrow.cost.total.labor/total.hours.windrow
windrow.cost.hourly.fuel<-windrow.cost.total.fuel/total.hours.windrow
windrow.cost.hourly.windrow<-windrow.cost.total.windrow/windrow.hours
windrow.cost.hourly.total<-windrow.cost.total/total.hours.windrow

#Setting up summary table
summary.windrow<-matrix(data=0,ncol=2,nrow=6)
colnames(summary.windrow)<-c("$/hr","$/ton")
rownames(summary.windrow)<-c("Tractor","Labor","Fuel","Windrower","Overhead","Total")
summary.windrow<-as.data.frame(summary.windrow)
summary.windrow["Tractor","$/hr"]<-windrow.cost.total.tractor/total.hours.windrow
summary.windrow["Labor","$/hr"]<-windrow.cost.total.labor/total.hours.windrow
summary.windrow["Fuel","$/hr"]<-windrow.cost.total.fuel/total.hours.windrow
summary.windrow["Windrower","$/hr"]<-windrow.cost.total.windrow/windrow.hours
summary.windrow["Tractor","$/ton"]<-windrow.cost.total.tractor/(feedstock.requirement/kgperton)
summary.windrow["Labor","$/ton"]<-windrow.cost.total.labor/(feedstock.requirement/kgperton)
summary.windrow["Fuel","$/ton"]<-windrow.cost.total.fuel/(feedstock.requirement/kgperton)
summary.windrow["Windrower","$/ton"]<-windrow.cost.total.windrow/(feedstock.requirement/kgperton)
summary.windrow["Overhead","$/ton"]<-(summary.windrow["Tractor","$/ton"]+summary.windrow["Labor","$/ton"]+summary.windrow["Fuel","$/ton"]+summary.windrow["Windrower","$/ton"])*0.2
summary.windrow["Total","$/ton"]<-sum(summary.windrow[1:5,"$/ton"])
summary.windrow
## ---- chunk 11
#average costs per hour for utility tractor
total.hours.baler<-0
baler.hours<-0
for(i in 1:teams){
  total.hours.baler<-total.hours.baler+cost.baler[[i]][1,"TotalHours"]
  baler.hours<-baler.hours+cost.baler[[i]][1,"BalerHours"]
}

baler.cost.total.tractor<-0
baler.cost.total.labor<-0
baler.cost.total.fuel<-0
baler.cost.total.baler<-0
baler.cost.total<-0
for(i in 1:teams){
  baler.cost.total.tractor<-baler.cost.total.tractor+cost.baler[[i]][1,"TractorRental"]
  baler.cost.total.labor<-baler.cost.total.labor+cost.baler[[i]][1,"Labor"]
  baler.cost.total.fuel<-baler.cost.total.fuel+cost.baler[[i]][1,"Fuel"]+cost.baler[[i]][1,"Lube"]
  baler.cost.total.baler<-baler.cost.total.baler+cost.baler[[i]][1,"BalerCapitalRecovery"]+cost.baler[[i]][1,"BalerRepair"]
  baler.cost.total<-baler.cost.total+cost.baler[[i]][1,"TotalCosts"]
}

baler.cost.hourly.tractor<-baler.cost.total.tractor/total.hours.baler
baler.cost.hourly.labor<-baler.cost.total.labor/total.hours.baler
baler.cost.hourly.fuel<-baler.cost.total.fuel/total.hours.baler
baler.cost.hourly.baler<-baler.cost.total.baler/baler.hours
baler.cost.hourly.total<-baler.cost.total/total.hours.baler

#Setting up summary table
summary.baler<-matrix(data=0,ncol=2,nrow=6)
colnames(summary.baler)<-c("$/hr","$/ton")
rownames(summary.baler)<-c("Tractor","Labor","Fuel","Baler","Overhead","Total")
summary.baler<-as.data.frame(summary.baler)
summary.baler["Tractor","$/hr"]<-baler.cost.total.tractor/total.hours.baler
summary.baler["Labor","$/hr"]<-baler.cost.total.labor/total.hours.baler
summary.baler["Fuel","$/hr"]<-baler.cost.total.fuel/total.hours.baler
summary.baler["Baler","$/hr"]<-baler.cost.total.baler/baler.hours
summary.baler["Tractor","$/ton"]<-baler.cost.total.tractor/(feedstock.requirement/kgperton)
summary.baler["Labor","$/ton"]<-baler.cost.total.labor/(feedstock.requirement/kgperton)
summary.baler["Fuel","$/ton"]<-baler.cost.total.fuel/(feedstock.requirement/kgperton)
summary.baler["Baler","$/ton"]<-baler.cost.total.baler/(feedstock.requirement/kgperton)
summary.baler["Overhead","$/ton"]<-(summary.baler["Tractor","$/ton"]+summary.baler["Labor","$/ton"]+summary.baler["Fuel","$/ton"]+summary.baler["Baler","$/ton"])*0.2
summary.baler["Total","$/ton"]<-sum(summary.baler[1:5,"$/ton"])
summary.baler
